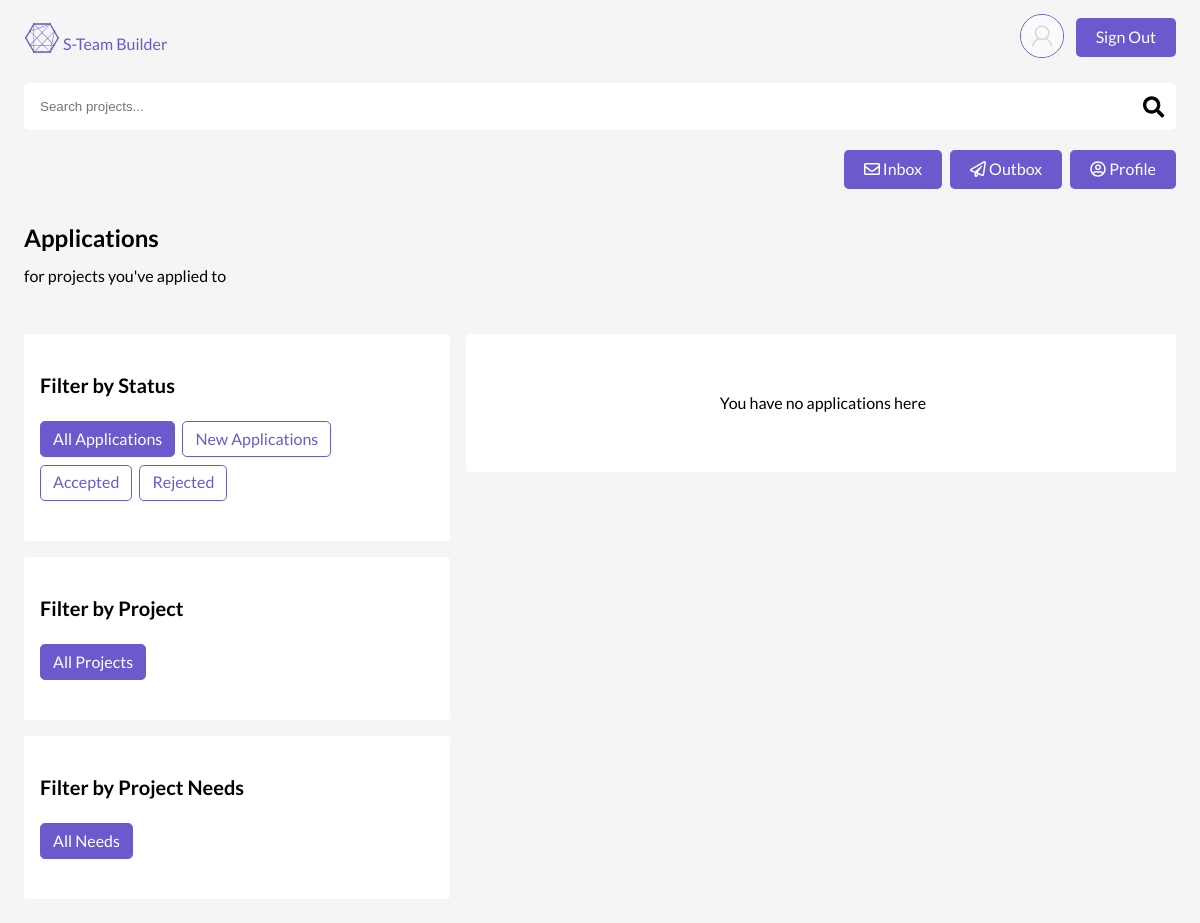
Page /projects/applications/outbox/all/all/ (signed in) on the earlier database version.
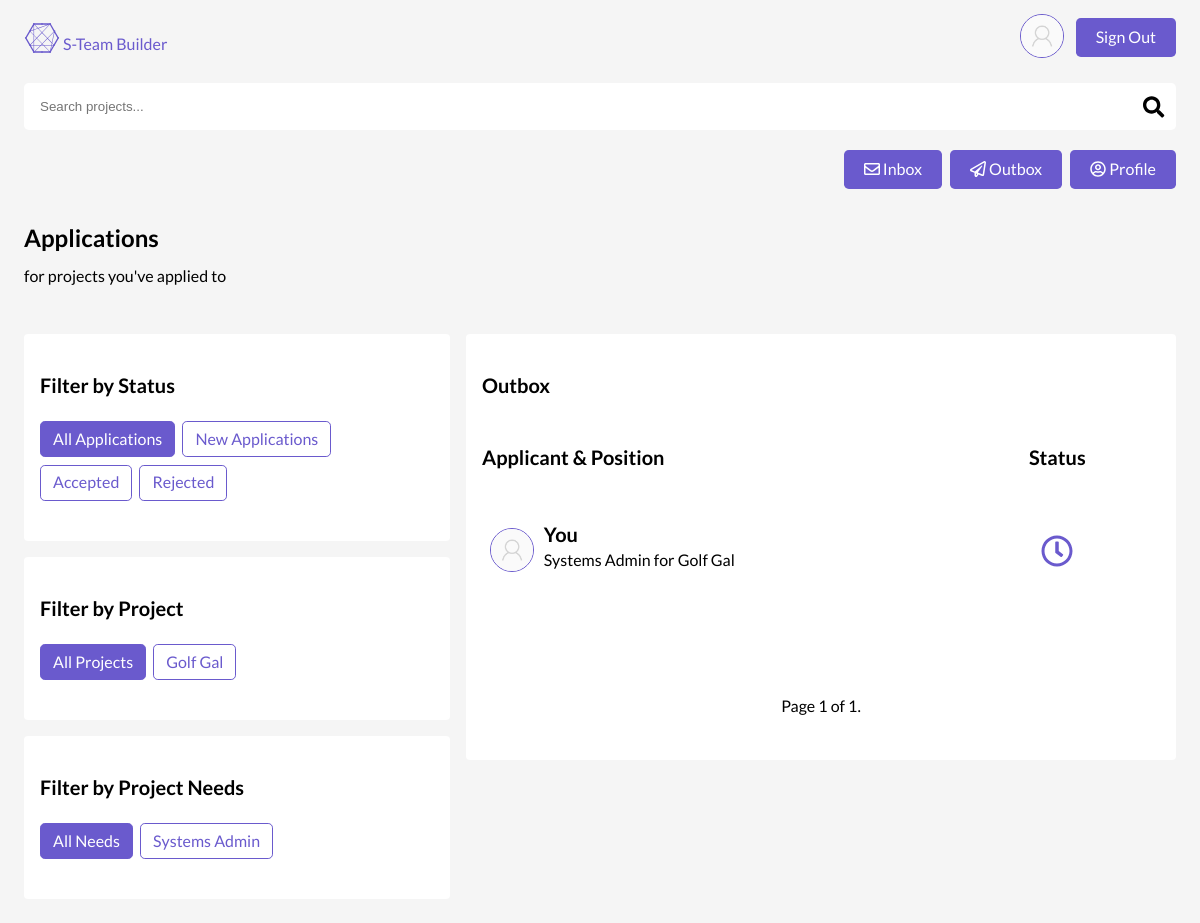
Same page on the later database version.
### projects/models.py (models this page shows, shortened)
class Project(models.Model):
    STATUS = [
        ('A', 'Open'),
        ('B', 'Closed'),
        ('C', 'Complete'),
    ]
    owner = models.ForeignKey(
        settings.AUTH_USER_MODEL,
        on_delete=models.PROTECT,
        related_name="projects"
    )
    title = models.CharField(max_length=255, unique=True)
    description = models.TextField(max_length=2000)
    time_estimate = models.IntegerField()
    applicant_requirements = models.TextField(max_length=2000)
    status = models.CharField(max_length=1, choices=STATUS)
    created = models.DateTimeField(auto_now_add=True)
    slug = models.SlugField(blank=True)
    class Meta:
        ordering = ['-created']
    def __str__(self):
        return self.title

class Position(models.Model):
    STATUS = (
        ('E', 'Empty'),
        ('F', 'Filled')
    )
    project = models.ForeignKey(Project, on_delete=models.CASCADE)
    title = models.CharField(max_length=255)
    description = models.TextField(max_length=2000)
    skills = models.ManyToManyField('accounts.Skill', related_name="positions")
    status = models.CharField(max_length=1, choices=STATUS)
    time_estimate = models.IntegerField()
    slug = models.SlugField(editable=False, blank=True)
    created = models.DateTimeField(auto_now_add=True)
    class Meta:
        ordering = ['-created']
    def __str__(self):
        return self.title

class Application(models.Model):
    STATUS = (
        ('A', 'Accepted'),
        ('R', 'Declined'),
        ('U', 'Undecided')
    )
    user = models.ForeignKey(
        settings.AUTH_USER_MODEL,
        on_delete=models.CASCADE,
        related_name="applications"
    )
    position = models.ForeignKey(
        'Position',
        on_delete=models.CASCADE,
        related_name="applications"
    )
    status = models.CharField(max_length=1, choices=STATUS)
    unread = models.NullBooleanField(blank=True, null=True)
    created = models.DateTimeField(auto_now_add=True) #auto_now_add=True
    class Meta:
        unique_together = ['user', 'position']
        ordering = ['-created']

### accounts/models.py (models this page shows, shortened)
class User(AbstractBaseUser):
    email = models.EmailField(
        verbose_name='email address',
        max_length=255,
        unique=True,
    )
    first_name = models.CharField(max_length=255)
    last_name = models.CharField(max_length=255)
    about = models.TextField(max_length=2500)
    avatar = models.ImageField(
        default="default_avatars/blank.png",
        upload_to="avatars"
    )
    skills = models.ManyToManyField(
        "Skill", related_name="users")  # on delete issues?
    is_active = models.BooleanField(default=False)
    is_admin = models.BooleanField(default=False)
    objects = UserManager()
    USERNAME_FIELD = 'email'
    REQUIRED_FIELDS = ['first_name', ]

### projects/views.py (the view, shortened to what this page needs)
# urls.py: path('applications/<box>/<category>/<q>/', views.ApplicationsList.as_view(), name='applications'),
class ApplicationsList(CustomLoginRequired, ListView):
    model = Application
    paginate_by = 5
    def get_queryset(self, *args, **kwargs):
        queryset = super().get_queryset(*args, **kwargs)
        queryset = queryset.filter(
            Q(position__project__owner=self.request.user) |
            Q(user=self.request.user)
        ).select_related(
            'position', 'user'
        ).distinct()
        box = self.kwargs['box']
        if box == 'inbox':
            queryset = queryset.filter(
                position__project__owner=self.request.user
            )
        elif box == 'outbox':
            queryset = queryset.filter(
                user=self.request.user
            )
        category = self.kwargs['category']
        q = self.kwargs['q']
        return queryset
    def get_context_data(self, **kwargs):
        context = super().get_context_data(**kwargs)
        context['searchform'] = SearchBarForm()
        context['q'] = self.kwargs['q']
        context['box'] = self.kwargs['box']
        context['inbox_count'] = self.get_queryset().filter(
            status='U',
            position__project__owner=self.request.user
        ).count()
        return context

### projects/forms.py
class SearchBarForm(forms.Form):
    q = forms.CharField(
        max_length=255,
        widget=forms.TextInput(
            attrs={
                'placeholder': 'Search projects...',
                'style': 'margin-bottom:0',
                'class': 'search-bar'
            },
        ))

### projects/templatetags/project_extras.py (called while the page is built)
@register.simple_tag(takes_context=True)
def select_distinct_projects(context):
    applications = context['object_list']
    projects = set()
    for application in applications:
        title = application.position.project.title
        projects.add(title)
    return list(projects)

@register.simple_tag(takes_context=True)
def select_distinct_positions(context):
    applications = context['object_list']
    positions = set()
    for application in applications:
        title = application.position.title
        positions.add(title)
    return list(positions)

### projects/views.py (called while the page is built, shortened)
    def dispatch(self, request, *args, **kwargs):
        if not request.user.is_authenticated:
            return self.handle_no_permission()
        apps = Application.objects.filter(
            user=request.user,
            unread=True,
        )
        return super().dispatch(request, *args, **kwargs)

### projects/templates/projects/application_list.html (shortened to what the changed rows need)
{% extends 'layout.html' %}
{% load static %}
{% load project_extras %}
{% block body %}
<div class="bounds">
    <h2 class="">Applications</h2>
</div>
<div class="bounds">
  <div class="desktop-wrapper">
    <div class="desktop-wrapper-left">
  <div class="card">
    <ul class="ul-list">
      {% if application_list %}
      {% select_distinct_projects as titles %}
      {% for title in titles %}
      <li class="bubble-outline {% if q == title|slugify %}selected{% endif %}"><a
          href="{% url 'projects:applications' box=box category='project' q=title|slugify %}">{{ title }}</a></li>
      {% endfor %}
      {% endif %}
    </ul>
  </div>
  <div class="card">
    <ul class="ul-list">
      {% select_distinct_positions as titles %}
      {% for title in titles %}
      <li class="bubble-outline {% if q == title|slugify %}selected{% endif %}"><a
          href="{% url 'projects:applications' box=box category='need' q=title|slugify %}">{{ title }}</a></li>
      {% endfor %}
    </ul>
  </div>
</div>
<div class="desktop-wrapper-right">
{% if application_list %}
  <div class="card">
    <h4>{{ box|title }}</h4>
    <div class="headers-container">
      <h4 class="title">Applicant & Position</h4>
      <h4 class="status">Status</h4>
    </div>
    {% for application in application_list %}
    <div class="application-container" id="app-id-{{ application.id }}">
      <div class="application-pic">
        <a href="{% url 'accounts:profile' pk=user.id %}">
          <img src="{{ application.user.avatar.url }}" alt="avatar" class="avatar-small"
            href="{% url 'accounts:profile' pk=user.id %}">
        </a>
      </div>
      <div class="application-info">
        <h4>{% if user == application.user %}You{% else%}
          {{ application.user.first_name}} {{ application.user.last_name }}{% endif %}
        </h4>
        <p>{{ application.position }} for {{ application.position.project }}</p>
      </div>
      <div class="application-buttons">
        {% if application.position.project.owner == user %}
        {% if application.status == 'U' %}
        <a class="button-accept-reject" app_pk="{{ application.id }}" data-url="{% url 'projects:update_app_status' %}"
          value="A"><i class="fas fa-check-circle fa-2x"></i></a>
        <a class="button-accept-reject" app_pk="{{ application.id }}" data-url="{% url 'projects:update_app_status' %}"
          value="R"><i class="fas fa-times-circle fa-2x"></i></a>
        {% else %}
        {% if application.status == 'R' %}
        <i class="far fa-frown fa-2x"></i>
        {% elif application.status == 'A' %}
        <i class="far fa-smile fa-2x"></i>
        {% endif %}
        {% endif %}
        {% else %}
        {% if application.status == 'U' %}
        <i class="far fa-clock fa-2x"></i>
        {% elif application.status == 'R' %}
        <i class="far fa-frown fa-2x"></i>
        {% elif application.status == 'A' %}
        <i class="far fa-smile fa-2x"></i>
        {% endif %}
        {% endif %}
      </div>
    </div>
    {% endfor %}
    <div class="pagination">
      <span class="step-links">
        <span class="current">
          Page {{ page_obj.number }} of {{ page_obj.paginator.num_pages }}.
        </span>
      </span>
    </div>
    {% else %}
    <div class="card">
      <div class="mini-card">
          <div class="center-button-container">
              <p>You have no applications here</p>
          </div>
        </div>
        {% endif %}
  </div>
</div>
</div>
</div>
{% endblock %}

Differences in the rows shown:
now on this page (row edited): Project: titles "Golf Gal"
now on this page (row edited): Position: titles "Systems Admin"
changed Position: title "DevOps" → "Systems Admin" (drawn)
added Application: user.avatar (placeholder picture), shows "You", position "Systems Admin", position.project "Golf Gal", status "U" (drawn)
Other differences:
{{ box|title }}: (not shown) → "Outbox"
{{ page_obj.number }}: (not shown) → "1"
{{ page_obj.paginator.num_pages }}: (not shown) → "1"
text no longer shown: "You have no applications here"
text now shown: "Applicant & Position Status Page of ."
